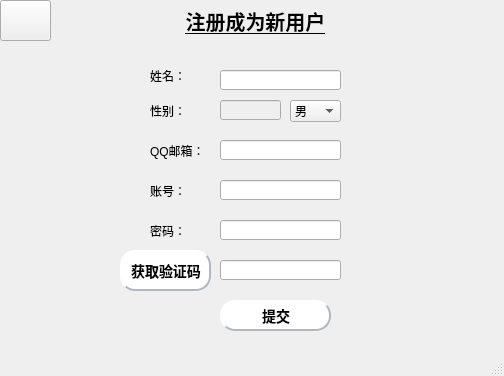
<?xml version="1.0" encoding="UTF-8"?>
<ui version="4.0">
 <class>MainWindow7</class>
 <widget class="QMainWindow" name="MainWindow7">
  <property name="geometry">
   <rect>
    <x>0</x>
    <y>0</y>
    <width>504</width>
    <height>376</height>
   </rect>
  </property>
  <property name="windowTitle">
   <string>MainWindow</string>
  </property>
  <property name="styleSheet">
   <string notr="true">


QMainWindow{background-image: url(C:/Users/12234/Documents/01/0.jpg);}


</string>
  </property>
  <widget class="QWidget" name="centralwidget">
   <widget class="QLabel" name="label">
    <property name="geometry">
     <rect>
      <x>-10</x>
      <y>0</y>
      <width>531</width>
      <height>41</height>
     </rect>
    </property>
    <property name="font">
     <font>
      <pointsize>15</pointsize>
      <weight>75</weight>
      <bold>true</bold>
      <underline>true</underline>
     </font>
    </property>
    <property name="styleSheet">
     <string notr="true">


QLabel{background-image: url(C:/Users/12234/Documents/01/0.jpg);}


</string>
    </property>
    <property name="text">
     <string>注册成为新用户</string>
    </property>
    <property name="alignment">
     <set>Qt::AlignCenter</set>
    </property>
   </widget>
   <widget class="QLineEdit" name="lineEdit">
    <property name="geometry">
     <rect>
      <x>220</x>
      <y>70</y>
      <width>121</width>
      <height>20</height>
     </rect>
    </property>
    <property name="styleSheet">
     <string notr="true"> background-color: qlineargradient(x1:0, y1:0, x2:1, y2:1,
stop:0 #f2f2f2,stop:1 #f2f2f2);
 </string>
    </property>
   </widget>
   <widget class="QLineEdit" name="lineEdit_3">
    <property name="geometry">
     <rect>
      <x>220</x>
      <y>140</y>
      <width>121</width>
      <height>20</height>
     </rect>
    </property>
    <property name="styleSheet">
     <string notr="true"> background-color: qlineargradient(x1:0, y1:0, x2:1, y2:1,
stop:0 #f2f2f2,stop:1 #f2f2f2);
 </string>
    </property>
   </widget>
   <widget class="QLineEdit" name="lineEdit_4">
    <property name="geometry">
     <rect>
      <x>220</x>
      <y>180</y>
      <width>121</width>
      <height>20</height>
     </rect>
    </property>
    <property name="styleSheet">
     <string notr="true"> background-color: qlineargradient(x1:0, y1:0, x2:1, y2:1,
stop:0 #f2f2f2,stop:1 #f2f2f2);
 </string>
    </property>
   </widget>
   <widget class="QLineEdit" name="lineEdit_5">
    <property name="geometry">
     <rect>
      <x>220</x>
      <y>220</y>
      <width>121</width>
      <height>20</height>
     </rect>
    </property>
    <property name="styleSheet">
     <string notr="true"> background-color: qlineargradient(x1:0, y1:0, x2:1, y2:1,
stop:0 #f2f2f2,stop:1 #f2f2f2);
 </string>
    </property>
    <property name="echoMode">
     <enum>QLineEdit::Password</enum>
    </property>
   </widget>
   <widget class="QLabel" name="label_2">
    <property name="geometry">
     <rect>
      <x>150</x>
      <y>70</y>
      <width>54</width>
      <height>12</height>
     </rect>
    </property>
    <property name="styleSheet">
     <string notr="true"/>
    </property>
    <property name="text">
     <string>姓名：</string>
    </property>
   </widget>
   <widget class="QLabel" name="label_3">
    <property name="geometry">
     <rect>
      <x>150</x>
      <y>100</y>
      <width>61</width>
      <height>21</height>
     </rect>
    </property>
    <property name="styleSheet">
     <string notr="true"/>
    </property>
    <property name="text">
     <string>性别：</string>
    </property>
   </widget>
   <widget class="QLabel" name="label_4">
    <property name="geometry">
     <rect>
      <x>150</x>
      <y>220</y>
      <width>51</width>
      <height>21</height>
     </rect>
    </property>
    <property name="styleSheet">
     <string notr="true"/>
    </property>
    <property name="text">
     <string>密码：</string>
    </property>
   </widget>
   <widget class="QLabel" name="label_5">
    <property name="geometry">
     <rect>
      <x>150</x>
      <y>140</y>
      <width>51</width>
      <height>21</height>
     </rect>
    </property>
    <property name="styleSheet">
     <string notr="true"/>
    </property>
    <property name="text">
     <string>QQ邮箱：</string>
    </property>
   </widget>
   <widget class="QLabel" name="label_6">
    <property name="geometry">
     <rect>
      <x>150</x>
      <y>180</y>
      <width>51</width>
      <height>21</height>
     </rect>
    </property>
    <property name="styleSheet">
     <string notr="true"/>
    </property>
    <property name="text">
     <string>账号：</string>
    </property>
   </widget>
   <widget class="QComboBox" name="comboBox">
    <property name="geometry">
     <rect>
      <x>290</x>
      <y>100</y>
      <width>51</width>
      <height>22</height>
     </rect>
    </property>
    <property name="styleSheet">
     <string notr="true"> background-color: qlineargradient(x1:0, y1:0, x2:1, y2:1,
stop:0 #f2f2f2,stop:1 #f2f2f2);
 </string>
    </property>
    <item>
     <property name="text">
      <string>男</string>
     </property>
    </item>
    <item>
     <property name="text">
      <string>女</string>
     </property>
    </item>
   </widget>
   <widget class="QPushButton" name="pushButton">
    <property name="geometry">
     <rect>
      <x>220</x>
      <y>300</y>
      <width>111</width>
      <height>31</height>
     </rect>
    </property>
    <property name="styleSheet">
     <string notr="true">QPushButton:hover {
background-color: #dde3f1;

}

QPushButton {
background-color: #ffffff;
color: #ffffff;
color:black;
                    /* 文字颜色 */
background-color: #ffffff;       /* 背景色 */
border-style: outset;            /* 边框风格 */
border-width: 2px;               /* 边框宽度 */
border-radius: 5px;              /* 边框圆角 */
border-color: #b0b7c1;           /* 边框颜色 */
font: bold 14px;                 /* 字体 */
min-width: 2em;                  /* 控件最小宽度 */
min-height: 2px;                 /* 控件最小高度 */
font-family: 宋体;            /* 字库 */
padding: 5px;                    /* 内边距 */
padding-left:6px;                /* 文字横向偏移 */
padding-top:6px;                 /* 文字纵向偏移 */
border-radius:15px
}
QPushButton:pressed {
background-color: #959a9e;
}
</string>
    </property>
    <property name="text">
     <string>提交</string>
    </property>
   </widget>
   <widget class="QLineEdit" name="lineEdit_2">
    <property name="enabled">
     <bool>false</bool>
    </property>
    <property name="geometry">
     <rect>
      <x>220</x>
      <y>100</y>
      <width>61</width>
      <height>20</height>
     </rect>
    </property>
    <property name="styleSheet">
     <string notr="true"> background-color: qlineargradient(x1:0, y1:0, x2:1, y2:1,
stop:0 #f2f2f2,stop:1 #f2f2f2);
 </string>
    </property>
   </widget>
   <widget class="QPushButton" name="pushButton_2">
    <property name="geometry">
     <rect>
      <x>0</x>
      <y>0</y>
      <width>51</width>
      <height>41</height>
     </rect>
    </property>
    <property name="styleSheet">
     <string notr="true">QPushButton{
background-image: url(C:/Users/12234/Documents/01/0.jpg);
border-image: url(:/image/01/pic/10.png);


 background-color: qlineargradient(x1:0, y1:0, x2:1, y2:1,
stop:0 #91c46c,stop:1#91c46c);
 
}
QPushButton:pressed {
background-color: #287d7d;
}

</string>
    </property>
    <property name="text">
     <string/>
    </property>
   </widget>
   <widget class="QPushButton" name="pushButton_3">
    <property name="geometry">
     <rect>
      <x>120</x>
      <y>250</y>
      <width>91</width>
      <height>41</height>
     </rect>
    </property>
    <property name="styleSheet">
     <string notr="true">QPushButton:hover {
background-color: #dde3f1;

}

QPushButton {
background-color: #ffffff;
color: #ffffff;
color:black;
                    /* 文字颜色 */
background-color: #ffffff;       /* 背景色 */
border-style: outset;            /* 边框风格 */
border-width: 2px;               /* 边框宽度 */
border-radius: 5px;              /* 边框圆角 */
border-color: #b0b7c1;           /* 边框颜色 */
font: bold 14px;                 /* 字体 */
min-width: 2em;                  /* 控件最小宽度 */
min-height: 2px;                 /* 控件最小高度 */
font-family: 宋体;            /* 字库 */
padding: 5px;                    /* 内边距 */
padding-left:6px;                /* 文字横向偏移 */
padding-top:6px;                 /* 文字纵向偏移 */
border-radius:15px
}
QPushButton:pressed {
background-color: #959a9e;
}
</string>
    </property>
    <property name="text">
     <string>获取验证码</string>
    </property>
   </widget>
   <widget class="QLineEdit" name="lineEdit_6">
    <property name="geometry">
     <rect>
      <x>220</x>
      <y>260</y>
      <width>121</width>
      <height>20</height>
     </rect>
    </property>
   </widget>
  </widget>
  <widget class="QMenuBar" name="menubar">
   <property name="geometry">
    <rect>
     <x>0</x>
     <y>0</y>
     <width>504</width>
     <height>23</height>
    </rect>
   </property>
  </widget>
  <widget class="QStatusBar" name="statusbar"/>
 </widget>
 <resources/>
 <connections/>
</ui>
